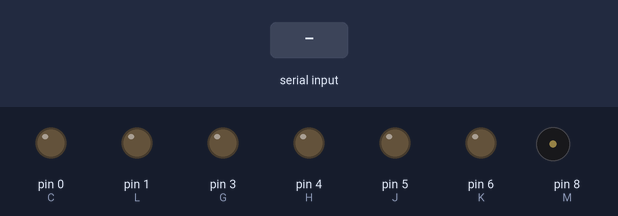
The sketch below on a simulated Arduino Uno, built with avr-gcc and run on an emulated ATmega328P. Shown: output pins drawn as LEDs (lit = HIGH), buzzer (waves = sounding). The test bench sets the inputs (shaded band).

Above: at 1.2 s.
1.3 s: "2" received over the second serial link
At 1.5 s:
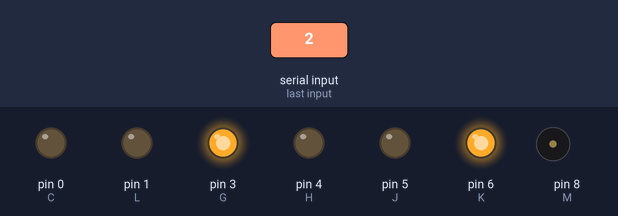
3.2 s: "5" received over the second serial link
At 3.4 s:
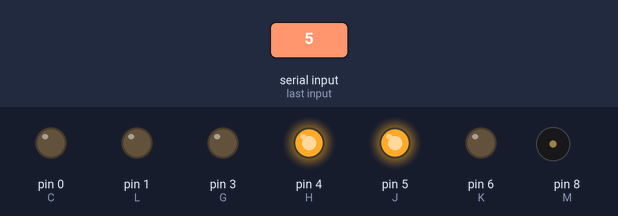
5.1 s: "1" received over the second serial link
At 5.3 s:
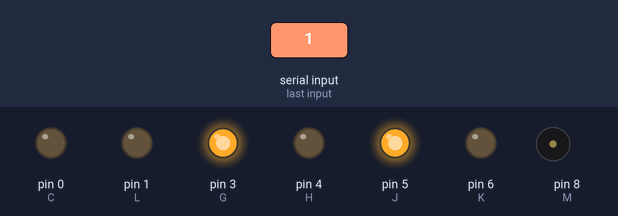
7.0 s: "3" received over the second serial link
At 7.2 s:
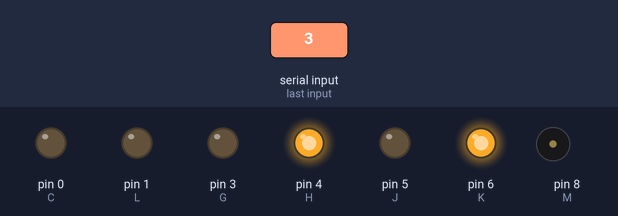
8.9 s: "7" received over the second serial link
At 10.1 s:
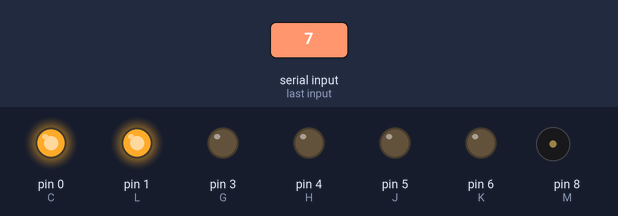
10.4 s: "9" received over the second serial link
At 10.9 s:
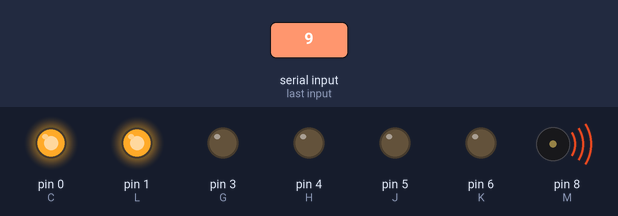
Timing chart, 0 to 13.4 s (numbered marks = the images above; inputs shaded):
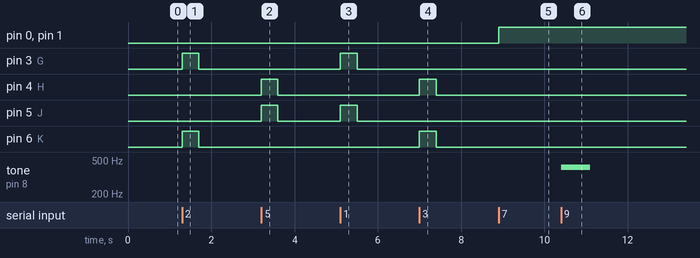

Measured:
- after the input at 1.3 s, pin 3 (G), pin 6 (K): LOW → HIGH at once, → LOW 0.40 s later
- after the input at 3.2 s, pin 4 (H), pin 5 (J): LOW → HIGH at once, → LOW 0.40 s later
- after the input at 5.1 s, pin 3 (G), pin 5 (J): LOW → HIGH at once, → LOW 0.40 s later
- after the input at 7.0 s, pin 4 (H), pin 6 (K): LOW → HIGH at once, → LOW 0.40 s later
- after the input at 8.9 s, pin 0 (C), pin 1 (L): LOW → HIGH at once
- after the input at 10.4 s, tone on pin 8 (M): silent → 410 Hz at once, → silent 0.70 s later

The sketch:

CARRO.ino
```cpp
bool L1=0,C1=0;
int G=3,H=4,J=5,K=6,L=1,C=0,m ,M=8,data_received;
#include <SoftwareSerial.h>
SoftwareSerial mySerial(11, 10); // RX, TX


void setup(){
  pinMode(G,OUTPUT);
  pinMode(H,OUTPUT);
  pinMode(K,OUTPUT);
  pinMode(J,OUTPUT);
  pinMode(L,OUTPUT);
  pinMode(C,OUTPUT);
  mySerial.begin(9600);
  digitalWrite(L,LOW);
  digitalWrite(C,LOW);
}


void loop(){
    if (mySerial.available()>0){
      data_received = mySerial.read();
      if (data_received == '2'){
        digitalWrite(G,HIGH);
        digitalWrite(H,LOW);
        digitalWrite(J,LOW);
        digitalWrite(K,HIGH);
        apagar();
      }
      else if (data_received == '5'){
        digitalWrite(G,LOW);
        digitalWrite(H,HIGH);
        digitalWrite(J,HIGH);
        digitalWrite(K,LOW);
        apagar();
      }
      else if (data_received == '1'){
        digitalWrite(G,HIGH);
        digitalWrite(H,LOW);
        digitalWrite(J,HIGH);
        digitalWrite(K,LOW);
        apagar();
      }
      else if (data_received == '3'){
        digitalWrite(G,LOW);
        digitalWrite(H,HIGH);
        digitalWrite(J,LOW);
        digitalWrite(K,HIGH);
        apagar();
    }
    else if(data_received == '7'){
        L1=!L1;
        C1=!C1;
        digitalWrite(L,L1);
        digitalWrite(C,C1);
    }
    else if(data_received == '9'){
        tone(M,410);
        delay(700);
        noTone(M);
    }
  }
}

void apagar(){
  delay(400);
  digitalWrite(G,LOW);
  digitalWrite(H,LOW);
  digitalWrite(J,LOW);
  digitalWrite(K,LOW);
}
```
